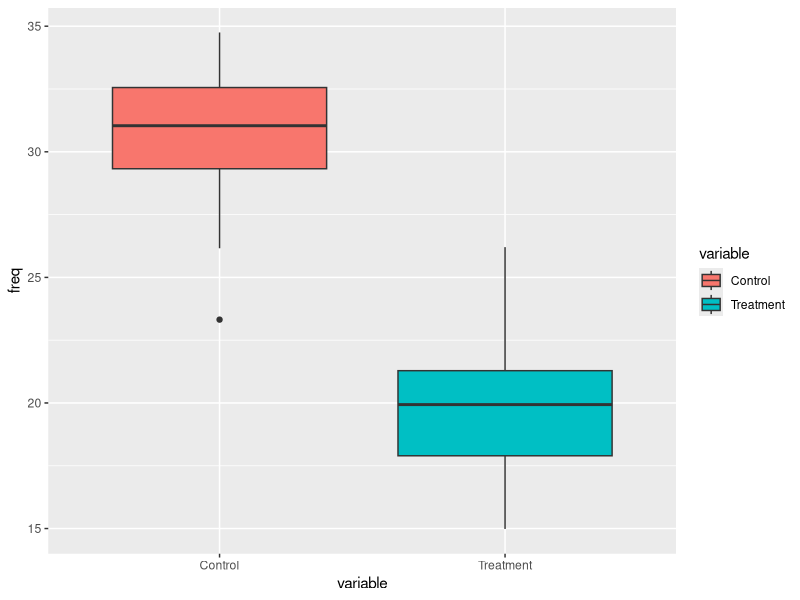
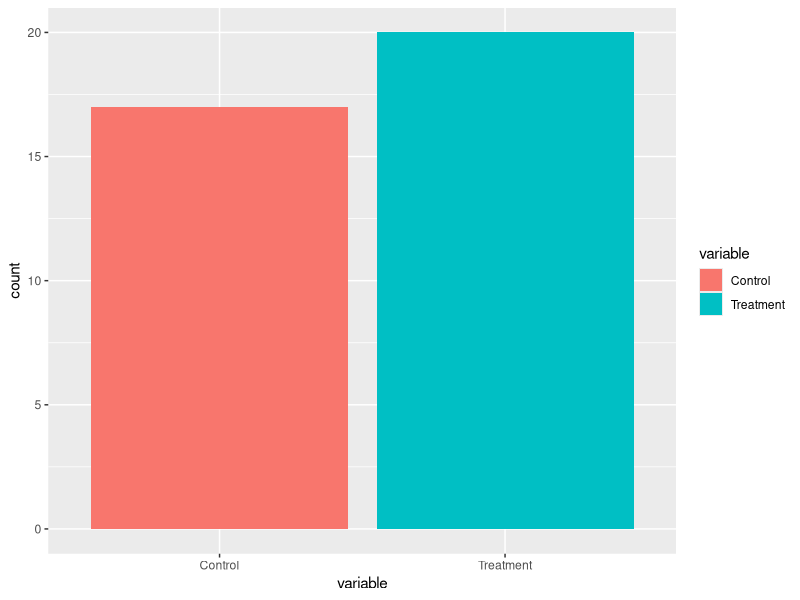

The R script that drew these images, in order:
## ---- chunk 1
knitr::opts_chunk$set(echo = TRUE)
## ---- chunk 2
#--------------
# Preliminaries
library(ggplot2)
######################
# FUNCTION: createData
# INPUTS: .csv file
# OUTPUTS: data frame
#---------------------
getData <- function(nName= c("Control", "Treatment"), nSize = c(17,20), nMean = c(30.3,20.3), nSD = c(3,3)) {
  ID <- 1:(sum(nSize))
  freq <- c(rnorm(n=nSize[1], mean=nMean[1],sd=nSD[1]), 
         rnorm(n=nSize[2], mean=nMean[2],sd=nSD[2]))
variable<- rep(nName,nSize)
table(variable)
myData <- data.frame(ID,variable,freq)

return(myData)
}
#----------------

myData <- getData()

#-------------------

######################
# FUNCTION: myANOVA
# INPUTS:  data frame with selected x and y variables
# OUTPUTS: summary of ANOVA

myANOVA <- function(data=myData, x=myData$variable, y=myData$freq){
  ANOVA <- aov(y~x,data=myData)

return(summary(ANOVA))

}

#---------------------
ANOModel <- myANOVA(getData()) 
ANOModel

######################
# FUNCTION: plot Data
# INPUTS: data made in data frame
# OUTPUTS: box plot
  
  plotData <- function(data = myData, x = myData$variable, y = myData$freq){
    library(ggplot2)
    ANOPlot <- ggplot(data= myData,
                  aes(x=variable,y=freq,
                      fill=variable)) +
  geom_boxplot()

print(ANOPlot)
}

#------------------
plotData()

## ---- chunk 3
#########################
# FUNCTION: myBar
# INPUTS: data frame and column names for the x variable 
# OUTPUTS: Barplot
#-------------------------
myBar <- function(data = myData, x = myData$variable) {
  library(ggplot2)
  barPlot <- ggplot(data = myData,
                    aes(x = variable,
                        fill=variable)) +
             geom_bar(stat="count") 
print(barPlot)
}
#-------------------------

myBar()

